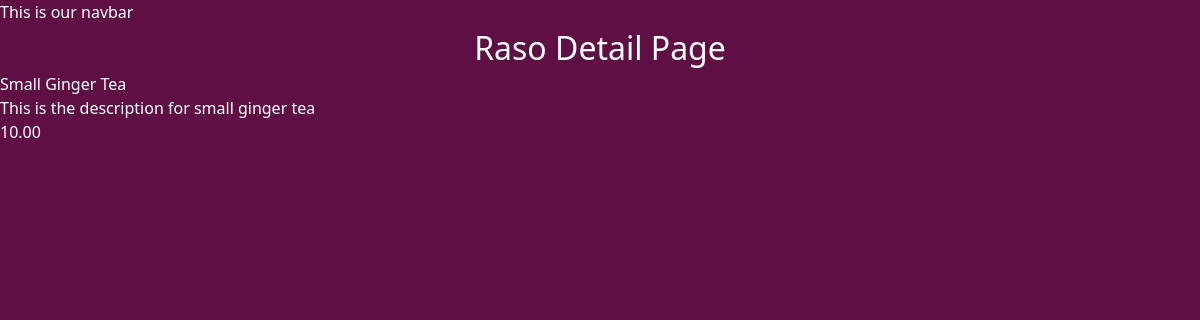
The page /raso/1/ on the database its author committed.
### raso/models.py (models this page shows, shortened)
class RasoVarity(models.Model):
    CHAI_TYPE_CHOICE = [
        ('ML', 'MASALA'),
        ('GR', 'GINGER'),
        ('KL', 'KIWI'),
        ('PL', 'PLAIN'),
        ('EL', 'ELACHI'),
    ]
    name = models.CharField(max_length=100)
    image = models.ImageField(upload_to='rasos/')
    date_addes = models.DateTimeField(default=timezone.now)
    type = models.CharField(max_length=2, choices=CHAI_TYPE_CHOICE)
    description = models.TextField(default='')
    price = models.DecimalField(max_digits=10, decimal_places=2)

### raso/views.py (the view)
# urls.py: path('<raso_id>/', views.raso_detail, name='raso_detail'),
def raso_detail(request, raso_id):
    raso = get_object_or_404(RasoVarity, pk=raso_id)
    return render(request, 'raso/raso_detail.html', {'raso': raso})

### raso/templates/raso/raso_detail.html (shortened to what this page needs)
{% extends "layout.html" %}
{% block content %}
<h1>Raso Detail Page</h1>
<h2>{{raso.name}}</h2>
<p>{{raso.description}}</p>
<p>{{raso.price}}<pN>
{% endblock content %}

### static/style.css (style rules this page uses)
body { background-color: rgb(95, 15, 68); color: #FFFFFF; }
h1 { text-align: center; font-size: 2rem; }

### rows shown on the page
RasoVarity: name "Small Ginger Tea", description "This is the description for small ginger tea", price "10.00"
